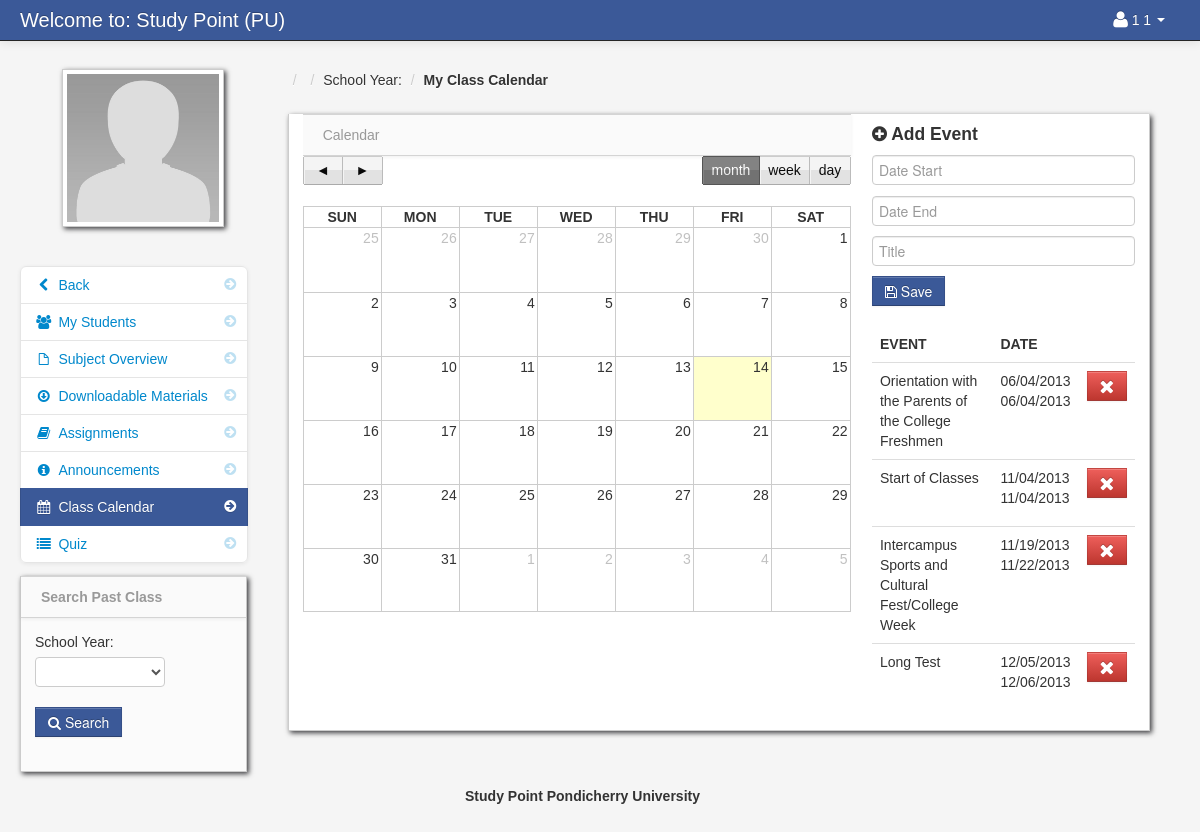
Screenshot of /class_calendar.php (signed in) with the database file from the repository.
### tables this page shows
CREATE TABLE `teacher` (
  `teacher_id` int(11) NOT NULL,
  `username` varchar(100) NOT NULL,
  `password` varchar(200) NOT NULL,
  `firstname` varchar(100) NOT NULL,
  `lastname` varchar(100) NOT NULL,
  `department_id` int(11) NOT NULL,
  `location` varchar(200) NOT NULL,
  `about` varchar(500) NOT NULL,
  `teacher_status` varchar(20) NOT NULL,
  `teacher_stat` varchar(100) NOT NULL
);

CREATE TABLE `event` (
  `event_id` int(11) NOT NULL,
  `event_title` varchar(100) NOT NULL,
  `teacher_class_id` int(11) NOT NULL,
  `date_start` varchar(100) NOT NULL,
  `date_end` varchar(100) NOT NULL
);

### session.php (called while the page is built, shortened)
<?php
$session_id=$_SESSION['id'];
?>

### add_class_event.php (the view, shortened to what this page needs)
 <form id="signin_student" class="form-signin" method="post">
	<h4 class="form-signin-heading"><i class="icon-plus-sign"></i> Add Event</h4>
	    <input type="text" class="input-block-level datepicker" name="date_start" id="date01" placeholder="Date Start" required/>
	    <input type="text" class="input-block-level datepicker" name="date_end" id="date01" placeholder="Date End" required/>
		<input type="text" class="input-block-level" id="username" name="title" placeholder="Title" required/>
	<button id="signin" name="add" class="btn btn-info" type="submit"><i class="icon-save"></i> Save</button>
</form>
		<table cellpadding="0" cellspacing="0" border="0" class="table" id="">
										<thead>
										        <tr>
												<th>Event</th>
												<th>Date</th>
												<th></th>
												</tr>
										</thead>
										<tbody>
									<?php $event_query = mysqli_query($conn,"select * from event where teacher_class_id = '$get_id' ")or die(mysqli_error());
										while($event_row = mysqli_fetch_array($event_query)){
										$id  = $event_row['event_id'];
									?>
										<tr id="del<?php echo $id; ?>">
										 <td><?php echo $event_row['event_title']; ?></td>
                                         <td><?php  echo $event_row['date_start']; ?>
											<br>
											 <?php  echo $event_row['date_end']; ?>
										 </td>
                                         <td width="40">
										 <form method="post" action="delete_class_event.php">
										 <button class="btn btn-danger" name="delete_event"><i class="icon-remove icon-large"></i></button>
										 </form>
										 </td>
                                </tr>
						 <?php } ?>
										</tbody>
									</table>

### header_dashboard.php (shortened to what this page needs)
<!DOCTYPE html>
<html class="no-js">
    <head>
        <link href="admin/bootstrap/css/bootstrap.min.css" rel="stylesheet" media="screen">
        <link href="admin/bootstrap/css/bootstrap-responsive.min.css" rel="stylesheet" media="screen">
        <link href="admin/bootstrap/css/font-awesome.css" rel="stylesheet" media="screen">
        <link href="admin/bootstrap/css/my_style.css" rel="stylesheet" media="screen">
        <link href="admin/bootstrap/css/print.css" rel="stylesheet" media="print">
        <link href="admin/vendors/easypiechart/jquery.easy-pie-chart.css" rel="stylesheet" media="screen">
        <link href="admin/assets/styles.css" rel="stylesheet" media="screen">
		<link href="admin/vendors/fullcalendar/fullcalendar.css" rel="stylesheet" media="screen">
		<link href="admin/assets/DT_bootstrap.css" rel="stylesheet" media="screen">
		<link href="admin/vendors/jGrowl/jquery.jgrowl.css" rel="stylesheet" media="screen">
		<link rel="stylesheet" type="text/css" href="admin/vendors/bootstrap-wysihtml5/src/bootstrap-wysihtml5.css"></link>
		<link href="admin/vendors/jGrowl/jquery.jgrowl.css" rel="stylesheet" media="screen">
    </head>

### class_calendar.php (shortened to what this page needs)
<?php include('header_dashboard.php'); ?>
<?php include('session.php'); ?>
<?php $get_id = $_GET['id']; ?>
    <body>
		<?php include('navbar_teacher.php'); ?>
        <div class="container-fluid">
            <div class="row-fluid">
				<?php include('calendar_sidebar.php'); ?>
                <div class="span9" id="content">
                     <div class="row-fluid">
									<?php $class_query = mysqli_query($conn,"select * from teacher_class
									LEFT JOIN class ON class.class_id = teacher_class.class_id
									LEFT JOIN subject ON subject.subject_id = teacher_class.subject_id
									where teacher_class_id = '$get_id'")or die(mysqli_error());
									$class_row = mysqli_fetch_array($class_query);
									?>
									<ul class="breadcrumb">
										<li><a href="#"><?php echo $class_row['class_name']; ?></a> <span class="divider">/</span></li>
										<li><a href="#"><?php echo $class_row['subject_code']; ?></a> <span class="divider">/</span></li>
										<li><a href="#">School Year: <?php echo $class_row['school_year']; ?></a> <span class="divider">/</span></li>
										<li><a href="#"><b>My Class Calendar</b></a></li>
									</ul>
                        <div id="block_bg" class="block">
								<div class="block-content collapse in">
										<div class="span8">
										<div class="navbar navbar-inner block-header">
											<div class="muted pull-left">Calendar</div>
										</div>
															<div id='calendar'></div>
										</div>
										<div class="span4">
												<?php include('add_class_event.php'); ?>
										</div>
										</div>
                                </div>
                            </div>
                        </div>
                    </div>
                </div>
		<?php include('footer.php'); ?>
		<?php include('script.php'); ?>
    </body>
</html>

### navbar_teacher.php (shortened to what this page needs)
	<div class="navbar navbar-fixed-top navbar-inverse">
           <div class="navbar-inner">
               <div class="container-fluid">
                   <a class="brand" href="#">Welcome to: Study Point (PU)</a>
							<div class="nav-collapse collapse">
								<ul class="nav pull-right">
												<?php $query= mysqli_query($conn,"select * from teacher where teacher_id = '$session_id'")or die(mysqli_error());
														$row = mysqli_fetch_array($query);
												?>
												<li class="dropdown">
													<a href="#" role="button" class="dropdown-toggle" data-toggle="dropdown"> <i class="icon-user icon-large"></i><?php echo isset ($row["firstname"])." ".isset ($row["lastname"]);  ?> <i class="caret"></i></a>
												</li>
								</ul>
							</div>
               </div>
           </div>
</div>

### calendar_sidebar.php
<div class="span3" id="sidebar">
	<img id="avatar" src="admin/<?php echo $row['location']; ?>" class="img-polaroid">
			<ul class="nav nav-list bs-docs-sidenav nav-collapse collapse">
				<li class=""><a href="dasboard_teacher.php"><i class="icon-chevron-right"></i><i class="icon-chevron-left"></i>&nbsp;Back</a></li>
				<li class=""><a href="my_students.php<?php echo '?id='.$get_id; ?>"><i class="icon-chevron-right"></i><i class="icon-group"></i>&nbsp;My Students</a></li>
				<li class=""><a href="subject_overview.php<?php echo '?id='.$get_id; ?>"><i class="icon-chevron-right"></i><i class="icon-file"></i>&nbsp;Subject Overview</a></li>
				<li class=""><a href="downloadable.php<?php echo '?id='.$get_id; ?>"><i class="icon-chevron-right"></i><i class="icon-download"></i>&nbsp;Downloadable Materials</a></li>
				<li class=""><a href="assignment.php<?php echo '?id='.$get_id; ?>"><i class="icon-chevron-right"></i><i class="icon-book"></i>&nbsp;Assignments</a></li>
				<li class=""><a href="announcements.php<?php echo '?id='.$get_id; ?>"><i class="icon-chevron-right"></i><i class="icon-info-sign"></i>&nbsp;Announcements</a></li>
				<li class="active"><a href="class_calendar.php<?php echo '?id='.$get_id; ?>"><i class="icon-chevron-right"></i><i class="icon-calendar"></i>&nbsp;Class Calendar</a></li>
			    <li class=""><a href="class_quiz.php<?php echo '?id='.$get_id; ?>"><i class="icon-chevron-right"></i><i class="icon-list"></i>&nbsp;Quiz</a></li>
			</ul>
			<?php include('search_other_class.php'); ?>
</div>

### search_other_class.php
                <div class="block" id="search_class">
                    <div class="navbar navbar-inner block-header">
                        <div id="" class="muted pull-left"><strong>Search Past Class</strong></div>
                    </div>
                    <div class="block-content collapse in">
                        <div class="span12">
<form method="post" action="search_class.php">
		<div class="control-group">
			<label>School Year:</label>
                                  <div class="controls">
                                    <select name="school_year"  class="span8" required>
                                     	<option></option>
			<?php
			$query = mysqli_query($conn,"select * from school_year order by school_year DESC");
			while($row = mysqli_fetch_array($query)){
			?>
			<option><?php echo $row['school_year']; ?></option>
			<?php } ?>
                                    </select>
                                  </div>
                                </div>
			<div class="control-group">
                                  <div class="controls">
				<button name="search" class="btn btn-info"><i class="icon-search"></i> Search</button>
                                  </div>
                                </div>
                        </form>
</div>
                    </div>
                </div>

### footer.php
<center>
		<footer>
		<p>Study Point Pondicherry University</p>
		</footer>
</center>

### script.php (shortened to what this page needs)
	<link href="admin/vendors/datepicker.css" rel="stylesheet" media="screen">
	<link href="admin/vendors/uniform.default.css" rel="stylesheet" media="screen">
	<link href="admin/vendors/chosen.min.css" rel="stylesheet" media="screen">
<link rel="stylesheet" type="text/css" href="admin/assets//style.css" />
	<link href="admin/vendors/datepicker.css" rel="stylesheet" media="screen">

### admin/assets/styles.css (style rules this page uses)
body { padding-top: 60px; padding-bottom: 40px; background-color: #f5f5f5; }
#content { margin-left:0px; }
.breadcrumb { margin: 0 0 0px; padding: 10px 0px; background-color: transparent; }
.block { background: url("../images/pixel-60fff.png") repeat scroll 0 0 rgba(0, 0, 0, 0) !important; border: 1px solid #ccc; background: white; margin: 1em 0em; border-top: none; -webkit-box-shadow: 2px 2px 5px rgba(0, 0, 6, 0.75); -moz-box-shadow: 2px 2px 5px rgba(0, 0, 6, 0.75); box-shadow: 2px 2px 5px rgba(0, 0, 6, 0.75); }
.block-content { margin: 1em; min-height: .25em; }
.block-header { margin-bottom: 0px; border-right: none; border-left: none; -webkit-border-radius: 0px; -moz-border-radius: 0px; border-radius: 0px; }
.block-header div { padding-top: 10px; }
.bs-docs-sidenav { max-width: 228px; margin: 30px 0 0; padding: 0; background-color: #fff; -webkit-border-radius: 6px; -moz-border-radius: 6px; border-radius: 6px; -webkit-box-shadow: 0 1px 4px rgba(0,0,0,.065); -moz-box-shadow: 0 1px 4px rgba(0,0,0,.065); box-shadow: 0 1px 4px rgba(0,0,0,.065); }
.bs-docs-sidenav > li > a { display: block; width: 190px \9; margin: 0 0 -1px; padding: 8px 14px; border: 1px solid #e5e5e5; }
.bs-docs-sidenav > li:first-child > a { -webkit-border-radius: 6px 6px 0 0; -moz-border-radius: 6px 6px 0 0; border-radius: 6px 6px 0 0; }
.bs-docs-sidenav > li:last-child > a { -webkit-border-radius: 0 0 6px 6px; -moz-border-radius: 0 0 6px 6px; border-radius: 0 0 6px 6px; }
.bs-docs-sidenav > .active > a { position: relative; z-index: 2; padding: 9px 15px; border: 0; text-shadow: 0 1px 0 rgba(0,0,0,.15); -webkit-box-shadow: inset 1px 0 0 rgba(0,0,0,.1), inset -1px 0 0 rgba(0,0,0,.1); -moz-box-shadow: inset 1px 0 0 rgba(0,0,0,.1), inset -1px 0 0 rgba(0,0,0,.1); box-shadow: inset 1px 0 0 rgba(0,0,0,.1), inset -1px 0 0 rgba(0,0,0,.1); }
.bs-docs-sidenav .icon-chevron-right { float: right; margin-top: 2px; margin-right: -6px; opacity: .25; }
.bs-docs-sidenav .active .icon-chevron-right, .bs-docs-sidenav .active a:hover .icon-chevron-right { opacity: 1; }

### rows the page displays
teacher: firstname "1", lastname "1", location (placeholder picture)
event: event_title "Orientation with the Parents of the College Freshmen", date_start "06/04/2013", date_end "06/04/2013"
event: event_title "Start of Classes", date_start "11/04/2013", date_end "11/04/2013"
event: event_title "Intercampus Sports and Cultural Fest/College Week", date_start "11/19/2013", date_end "11/22/2013"
event: event_title "Long Test", date_start "12/05/2013", date_end "12/06/2013"
